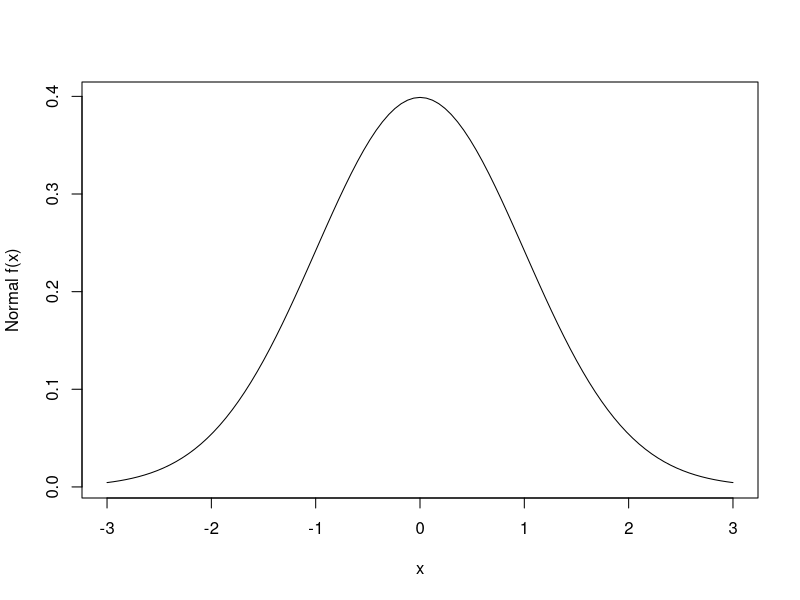
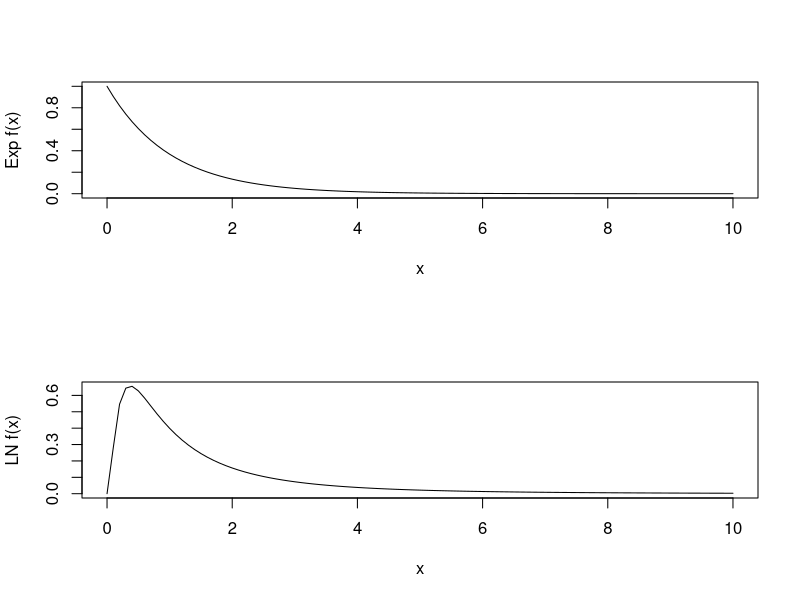
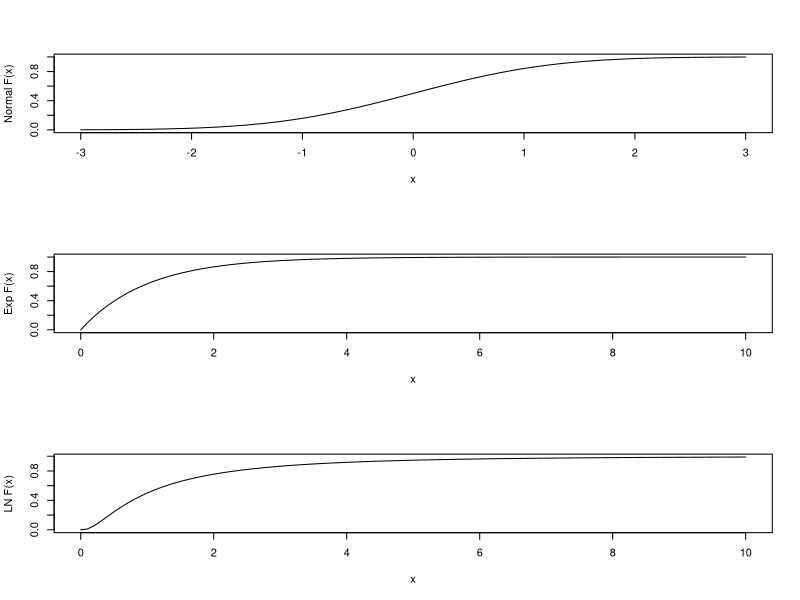
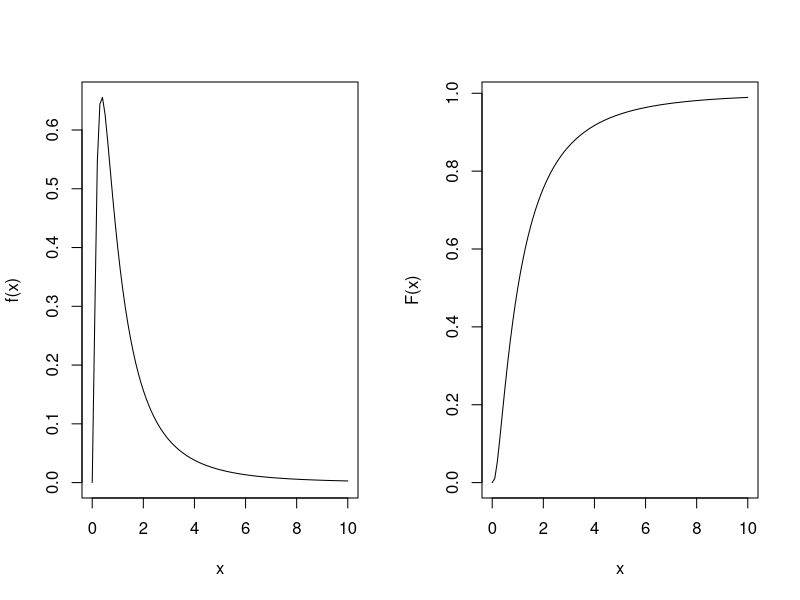
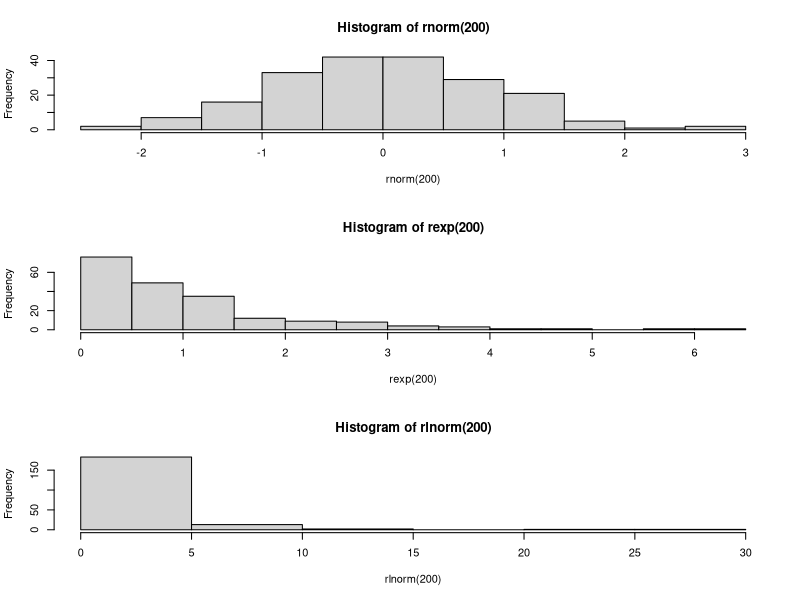
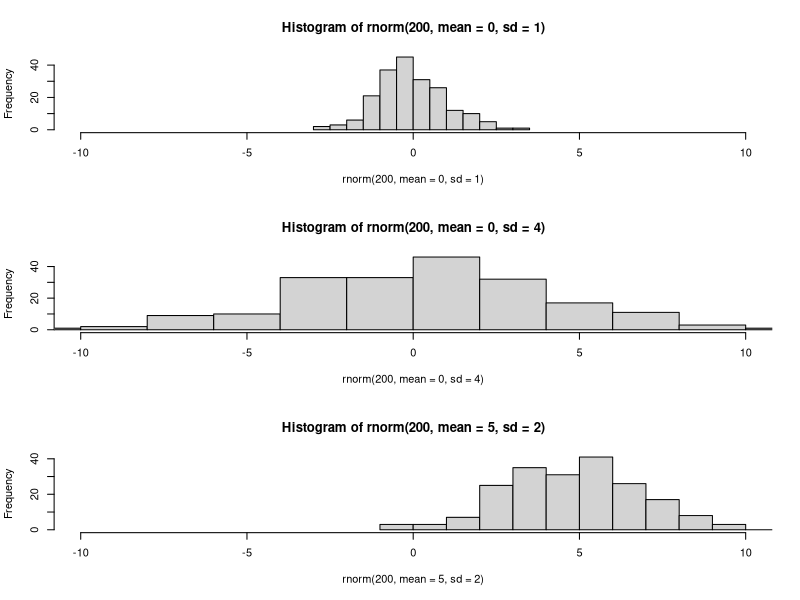
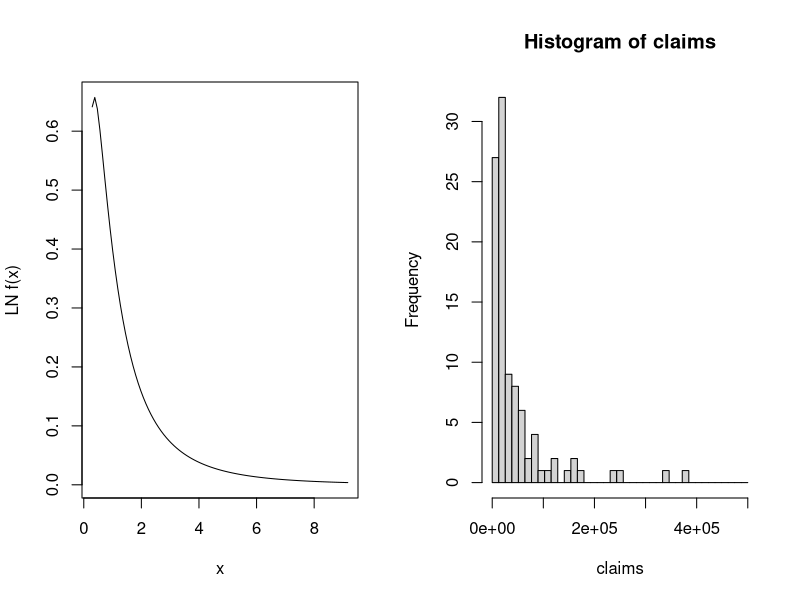

The R source for these figures, in order:
## ---- chunk 1
plot(function(x) dnorm(x), -3, 3, ylab="Normal f(x)")
## ---- chunk 2
oldpar = par(mfrow = c(2,1))
plot(function(x) dexp(x), 0, 10, ylab="Exp f(x)")
plot(function(x) dlnorm(x), 0, 10, ylab="LN f(x)")
par(oldpar)
## ---- chunk 3
oldpar = par(mfrow = c(3,1))
plot(function(x) pnorm(x), -3, 3, ylab="Normal F(x)")
plot(function(x) pexp(x), 0, 10, ylab="Exp F(x)")
plot(function(x) plnorm(x), 0, 10, ylab="LN F(x)")
par(oldpar)
## ---- chunk 4
oldpar = par(mfrow = c(1,2))
plot(function(x) dlnorm(x), 0, 10, ylab="f(x)")
plot(function(x) plnorm(x), 0, 10, ylab="F(x)")
## ---- chunk 5
oldpar = par(mfrow = c(3,1))
hist(rnorm(200))
hist(rexp(200))
hist(rlnorm(200))
par(oldpar)
## ---- chunk 6
oldpar = par(mfrow = c(3,1))
set.seed(1234)
hist(rnorm(200, mean=0, sd=1), xlim=c(-10, 10), breaks=10)
hist(rnorm(200, mean=0, sd=4), xlim=c(-10, 10), breaks=10)
hist(rnorm(200, mean=5, sd=2), xlim=c(-10, 10), breaks=10)
par(oldpar)
## ---- chunk 7
set.seed(1234)
sample(1:100, 10)
## ---- chunk 8
sample(1:3, prob=c(1,1,100), replace=TRUE)
## ---- chunk 9
set.seed(1234)
letters[sample(length(letters))]
## ---- chunk 10
class <- c("A", "B", "C", "D")
freq <- 1 / 1e5
exposure <- 1e6 * c(35, 40, 55, 20)
meanSeverity <- c(8, 7, 12, 10)
set.seed(1234)
numClaims <- rpois(length(exposure), exposure * freq)
dfClass <- data.frame(class, exposure, meanSeverity = exp(meanSeverity), numClaims)

severity <- lapply(numClaims, rlnorm, meanlog=meanSeverity)
class <- rep(class, numClaims)
dfClaims <- data.frame(class, severity = unlist(severity))
## ---- chunk 11
severity <- 10000
CV <- .3
sigma <- sqrt(log(1 + CV^2))
mu <- log(severity) - sigma^2/2
plot(function(x) dlnorm(x), mu, sigma, ylab="LN f(x)")
## ---- chunk 12
set.seed(1234)
claims = rlnorm(100, meanlog=log(30000), sdlog=1)
hist(claims, breaks=seq(1, 500000, length.out=40))
